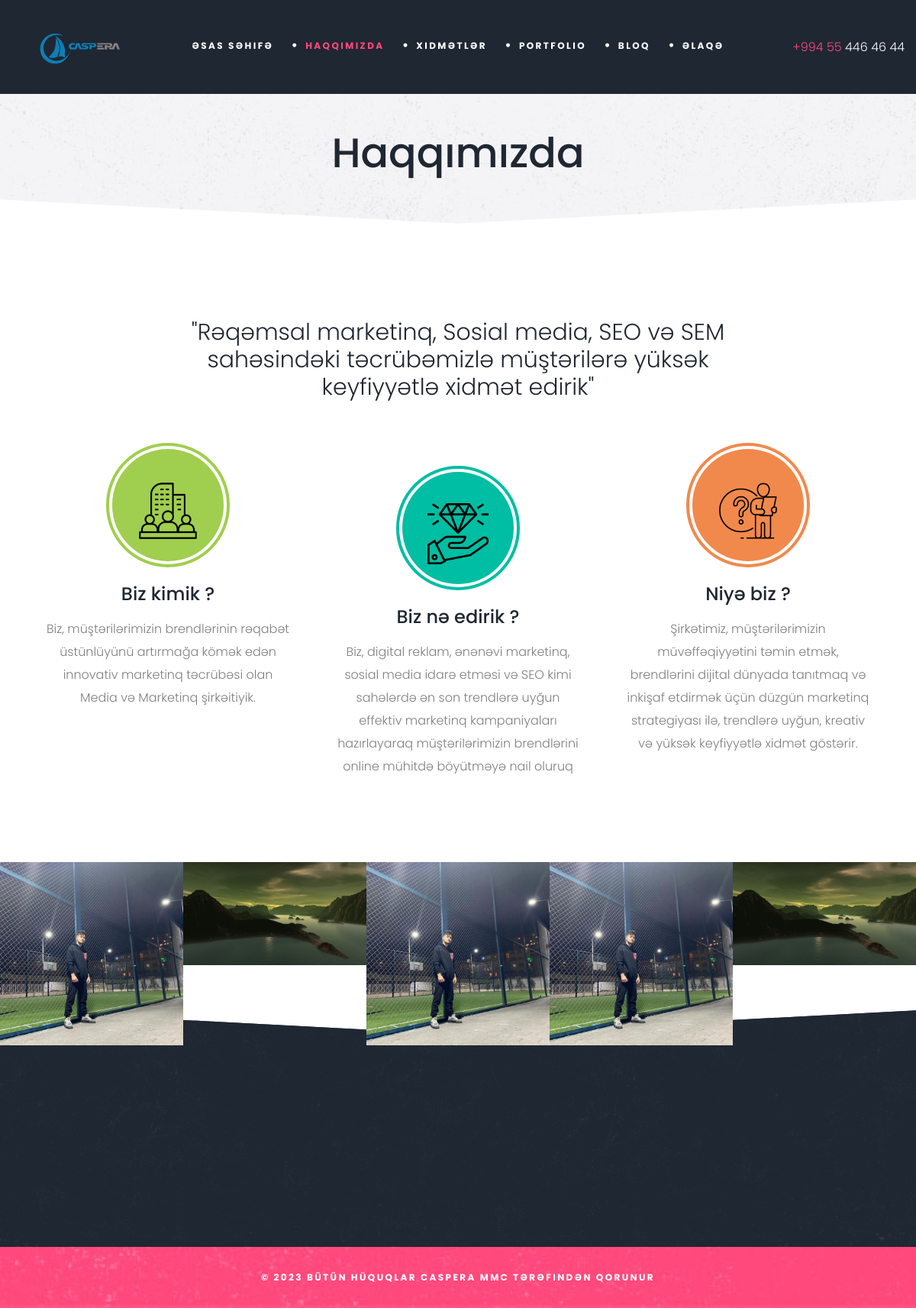
/haqqımızda, run on an earlier commit of the app's database.
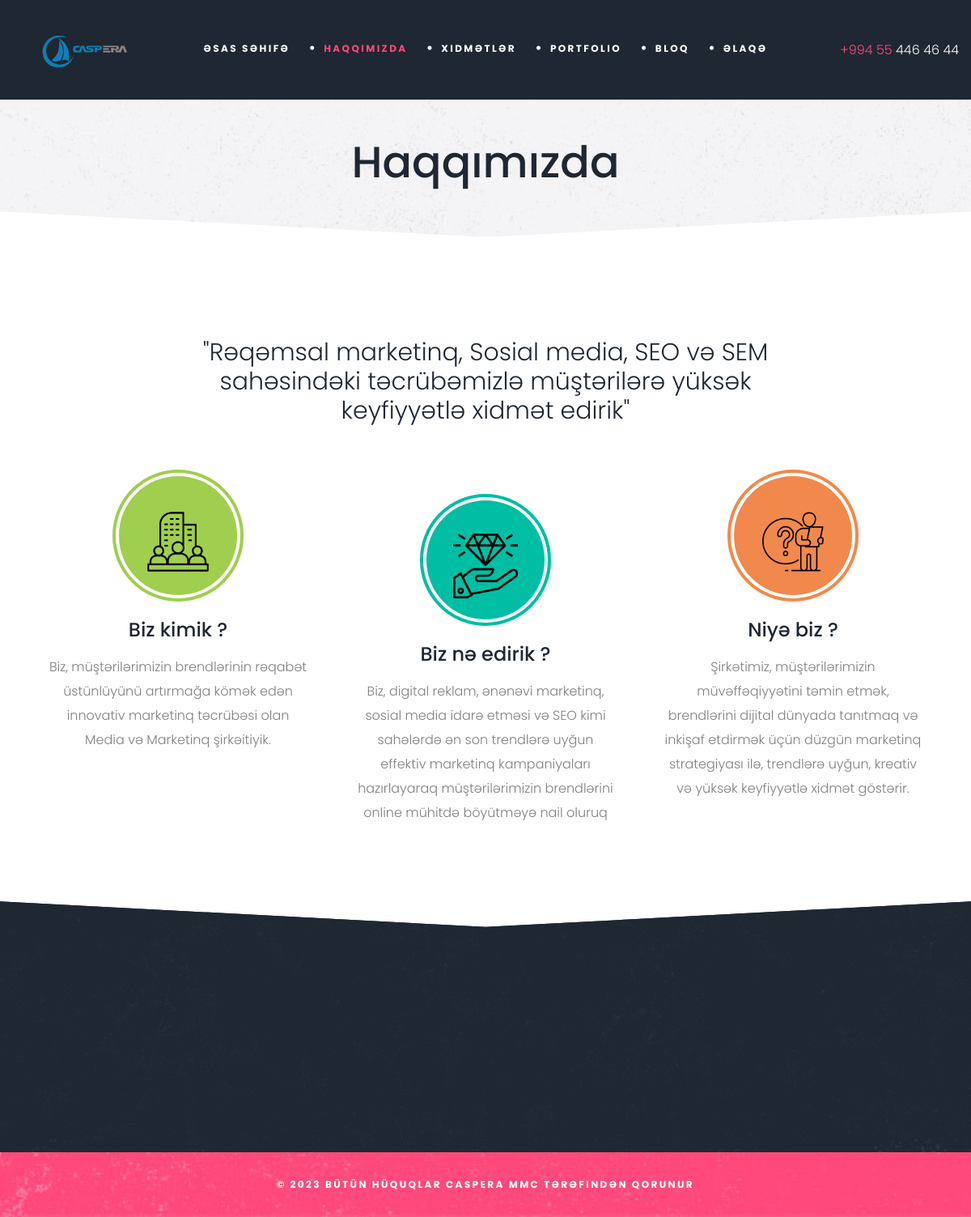
And on a later commit of the database.
### mainapp/models.py (models this page shows, shortened)
class BaseMixin(models.Model):
    slug = models.SlugField(unique=True,editable=False,blank=True,null=True)
    created_at = models.DateField(auto_now_add=True,blank=True,null=True,)
    seo_title = models.CharField(max_length=1200,null=True,blank=True,verbose_name='title for seo')
    seo_keyword = models.CharField(max_length=1200,null=True,blank=True,verbose_name='keyword for seo')
    seo_alt = models.CharField(max_length=1200,null=True,blank=True)
    seo_description = models.CharField(max_length=1200,null=True,blank=True,verbose_name='description for seo')
    class Meta:
        abstract = True

class Portfolio(BaseMixin):
    category = models.ForeignKey(Portfolio_category,on_delete = models.CASCADE, related_name = 'portfolio')
    name = models.CharField(max_length = 800)
    description = models.TextField()
    image = models.ImageField()
    second_image = models.ImageField(null=True,blank=True)

### mainapp/views.py (called while the page is built)
def about(request):
    portfolio = Portfolio.objects.all().select_related('category')
    if len(portfolio) > 5:
        portfolio = portfolio[0:5]
    context = {
        'portfolio':portfolio,
    }
    return render(request,'about.html',context)

### templates/about.html (shortened to what the changed rows need)
<!DOCTYPE html>
{% load static %}
<html class="no-js"><head>
	<link rel="stylesheet" href="{% static 'css/bootstrap.min.css' %}">
	<link rel="stylesheet" href="{% static 'css/animations.css' %}">
	<link rel="stylesheet" href="{% static 'css/font-awesome.css' %}">
	<link rel="stylesheet" href="{% static 'css/main2.css' %}" class="color-switcher-link">
	<link rel="stylesheet" href="https://cdnjs.cloudflare.com/ajax/libs/font-awesome/6.5.1/css/all.min.css" />
</head>
<body>
	<div id="canvas">
		<div id="box_wrapper">
			<section class="page_title ls s-py-50 corner-title ls invise overflow-visible">
				<div class="container">
					<div class="row">
						<div class="col-md-12 text-center">
							<h1>Haqqımızda</h1>
						</div>
					</div>
				</div>
			</section>
			<section class="s-pt-20 s-pt-lg-30 gallery-carousel main-gallery container-px-0">
				<div class="container-fluid">
					<div class="row">
						<div class="col-lg-12">
							<div class="owl-carousel gallery-owl-nav" data-autoplay="false" data-responsive-lg="5" data-responsive-md="3" data-responsive-sm="3" data-responsive-xs="2" data-nav="true" data-dots="false" data-filters=".gallery-filters" data-margin="0" data-loop="true">
								{% for item in portfolio %}
								<div class="vertical-item item-gallery content-absolute text-center ds web-design">
									<div class="item-media">
										<img src="{{ item.image.url }}" alt="">
										<div class="media-links">
										</div>
									</div>
									<div class="item-content">
									</div>
								</div>
								{% endfor %}
							</div>
						</div>
					</div>
				</div>
			</section>
		</div>
	</div>
</body></html>

What changed in the data, as far as the page shows it:
changed Portfolio (number 1 of 3 on the later page): image: picture removed
changed Portfolio (number 2 of 3 on the later page): image: picture removed
changed Portfolio (number 3 of 3 on the later page): image: picture removed
